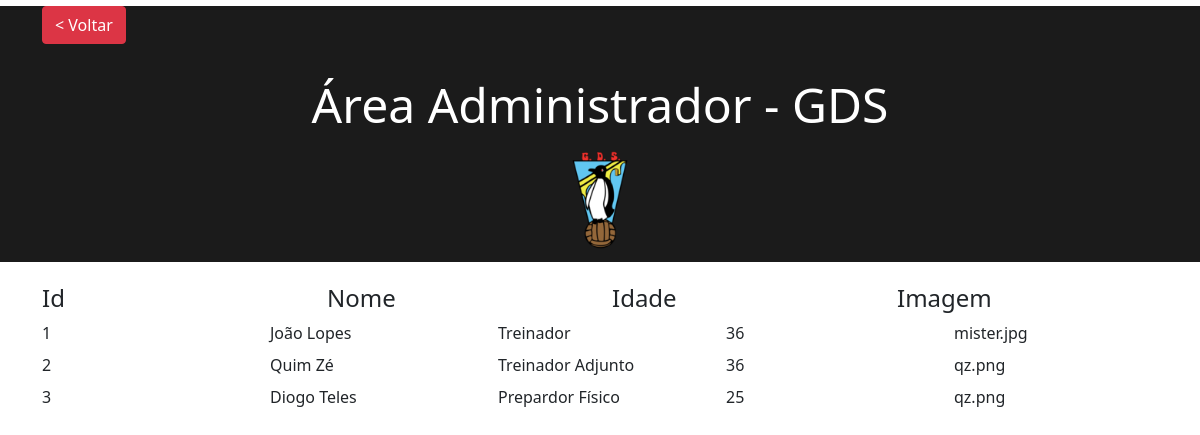
Page /area-admin/equipa_tecnica.php on the committed database.
### tables this page shows
CREATE TABLE `equipa_tecnica` (
  `Id` int(11) NOT NULL,
  `Nome` text NOT NULL,
  `Cargo` text NOT NULL,
  `Idade` int(11) NOT NULL,
  `Img` varchar(256) NOT NULL
);

### area-admin/equipa_tecnica.php (the view, shortened to what this page needs)
<!DOCTYPE html>
<html>
<head>
    <link href="https://cdn.jsdelivr.net/npm/bootstrap@5.0.0-beta1/dist/css/bootstrap.min.css" rel="stylesheet">
    <link rel="stylesheet" href="css/fontawesome.min.css">
</head>
<body>
    <?php
require 'includes/connection.php';
?>
<div style="background-color: #1b1b1b; margin-top:-1.5%;">
    <div class="container mt-4" style="background-color: #1b1b1b;">
	<a  href="index.php" class="btn btn-danger">< Voltar</a>
    </div>
    <h2 class="h2-title" style="padding: 2rem;background-color: #1b1b1b;">Área Administrador - GDS</h2>
    <div style="text-align: center; ">
            <img  src="/GDS/images/ProjetoGDS/gdss.png" style="max-height: 100px; margin-top:-2%;  margin-bottom:1%;">
        </div>
</div>
    <?php
    $sql = 'SELECT * FROM equipa_tecnica';
    $sth = $dbh->prepare($sql);
    $sth->execute();
    ?>
    <div class="container mx-auto">
        <div class="row h4" style=" margin-top: 2%;">
            <div class="col">Id</div>
            <div class="col">Nome</div>
            <div class="col">Idade</div>
            <div class="col">Imagem</div>
        </div>
        <?php
  while($equipa_tecnica = $sth->fetchObject()){
        $Id = $equipa_tecnica->Id;
        $Nome = $equipa_tecnica->Nome;
        $Cargo = $equipa_tecnica->Cargo;
        $Idade = $equipa_tecnica->Idade;
        $Img = $equipa_tecnica->Img;
        ?>
        <div class="row mb-2 user-edit" onclick="editUser(<?= $Id ?>)">
        <div class="col align-self-center">
                <?= $Id ?>
            </div>
            <div class="col align-self-center">
                <?= $Nome ?>
            </div>
            <div class="col align-self-center">
                <?= $Cargo ?>
            </div>
            <div class="col align-self-center">
                <?= $Idade ?>
            </div>
            <div class="col align-self-center">
                <?= $Img ?>
            </div>
        </div>
        <?php  }
        ?>
    </div>
</body>
</html>

### area-admin/equipa_tecnica.php (style rules this page uses)
html, body { background-color: white; }
.h2-title { font-size: 3rem; text-align: center; padding: 2rem; color: white; }

### rows in the picture
equipa_tecnica: Id "1", Nome "João Lopes", Cargo "Treinador", Idade "36", Img "mister.jpg"
equipa_tecnica: Id "2", Nome "Quim Zé", Cargo "Treinador Adjunto", Idade "36", Img "qz.png"
equipa_tecnica: Id "3", Nome "Diogo Teles", Cargo "Prepardor Físico", Idade "25", Img "qz.png"
